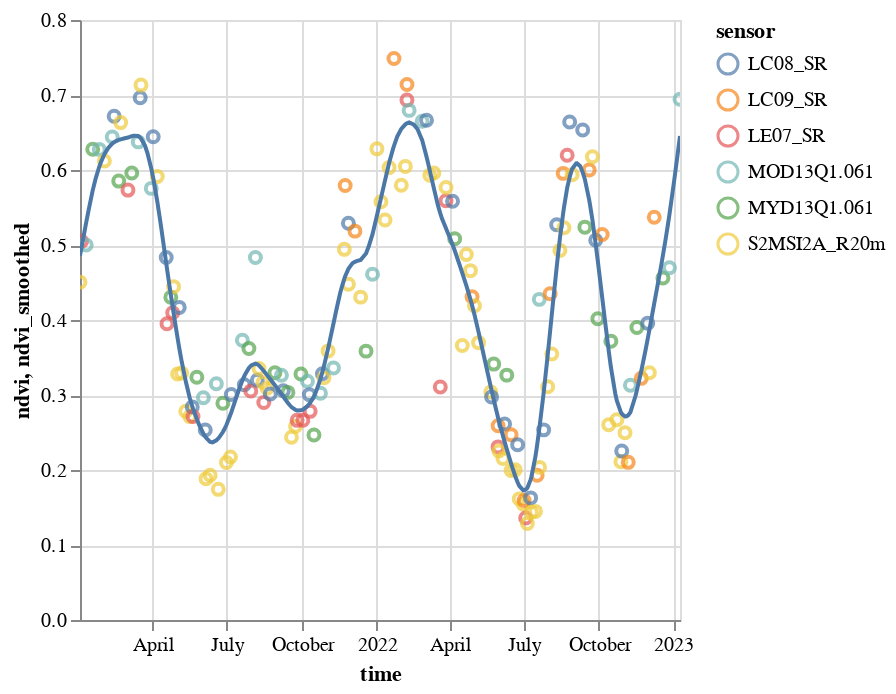

Notebook code for this chart:
### Markdown cell above
Finally we can create a chart for the smoothed data.

### Code cell
df = out.isel(x=xpixel, y=ypixel, drop=True).to_dataframe().reset_index()

line_chart = alt.Chart(df).mark_line().encode(
    x = "time:T",
    y = "ndvi_smoothed:Q",
)

chart = point_chart + line_chart
chart.interactive()

### Figure 1 — Vega-Lite specification as saved in the notebook (floating-point values rounded to 4 significant figures; data arrays with more than 128 entries replaced by an {"elided": "..."} marker saying what was removed)
{"config": {"view": {"continuousWidth": 300, "continuousHeight": 300}}, "layer": [{"data": {"name": "data-f339834be00401a4f5d640004161c937"}, "mark": {"type": "point"}, "encoding": {"color": {"field": "sensor", "type": "nominal"}, "tooltip": [{"field": "time", "type": "temporal"}, {"field": "ndvi", "type": "quantitative"}, {"field": "sensor", "type": "nominal"}], "x": {"field": "time", "type": "temporal"}, "y": {"field": "ndvi", "type": "quantitative"}}, "name": "view_11"}, {"data": {"name": "data-81672eb732bef55676fb0124572d3810"}, "mark": {"type": "line"}, "encoding": {"x": {"field": "time", "type": "temporal"}, "y": {"field": "ndvi_smoothed", "type": "quantitative"}}}], "params": [{"name": "param_18", "select": {"type": "interval", "encodings": ["x", "y"]}, "bind": "scales", "views": ["view_11"]}], "$schema": "https://vega.github.io/schema/vega-lite/v5.16.3.json", "datasets": {"data-f339834be00401a4f5d640004161c937": {"elided": "257 records"}, "data-81672eb732bef55676fb0124572d3810": {"elided": "257 records"}}}
